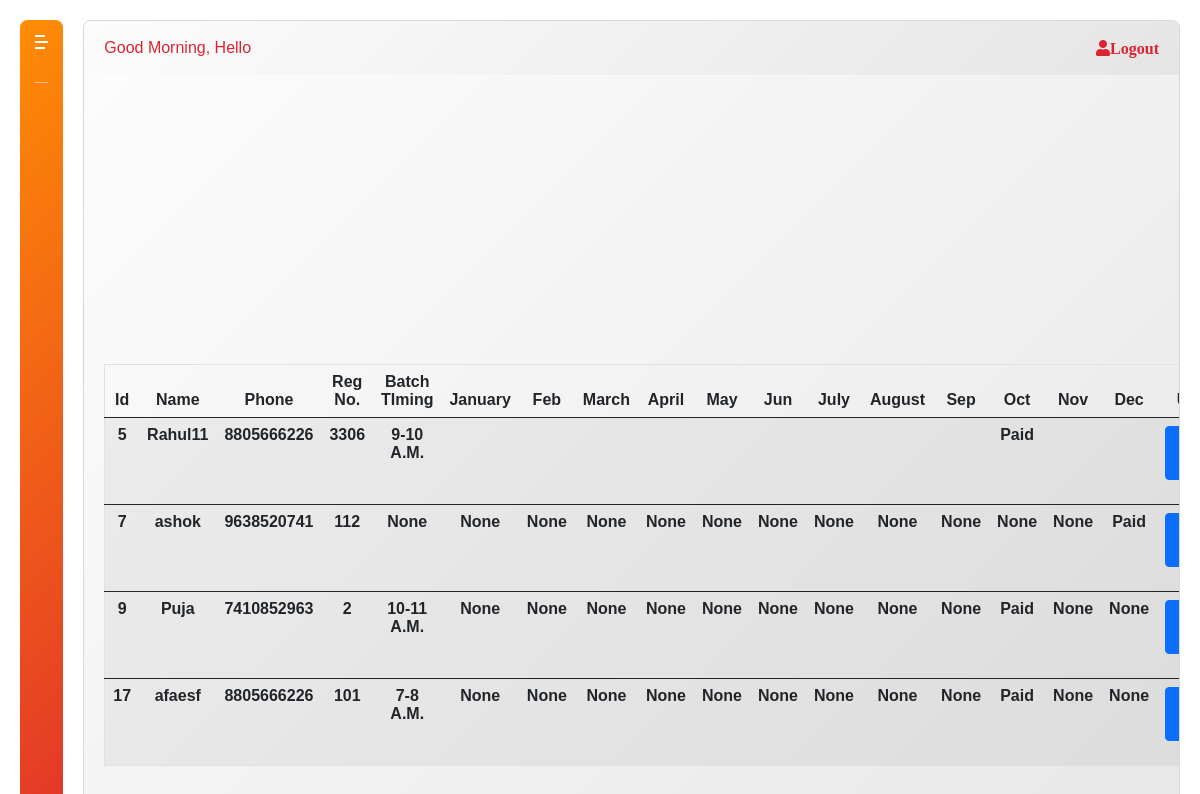
Page /saigym/cardDetailsShow/ on the committed database.
### saigym/models.py (models this page shows, shortened)
class Card(models.Model):
    user = models.ForeignKey(
        User, on_delete=models.CASCADE, default=True, related_name='card')
    name = models.CharField(max_length=50, default=" ", null=True, blank=True)
    phone = models.IntegerField(default=1)
    address = models.CharField(max_length=20, null=True, blank=True)
    admission = models.DateTimeField(auto_now_add=True, null=True)
    regno = models.IntegerField(default=1)
    select = models.CharField(max_length=20, null=True, blank=True)
    jan = models.CharField(max_length=10, null=True, blank=True)
    feb = models.CharField(max_length=10, null=True, blank=True)
    mar = models.CharField(max_length=10, null=True, blank=True)
    apr = models.CharField(max_length=10, null=True, blank=True)
    may = models.CharField(max_length=10, null=True, blank=True)
    jun = models.CharField(max_length=10, null=True, blank=True)
    july = models.CharField(max_length=10, null=True, blank=True)
    aug = models.CharField(max_length=10, null=True, blank=True)
    sept = models.CharField(max_length=10, null=True, blank=True)
    octt = models.CharField(max_length=10, null=True, blank=True)
    nov = models.CharField(max_length=10, null=True, blank=True)
    dec = models.CharField(max_length=10, null=True, blank=True)

### saigym/views.py (the view)
# urls.py: path("cardDetailsShow/", views.cardDetailsShow, name="cardDetailsShow"),
def cardDetailsShow(request):
    detils = Card.objects.all()
    return render(request, 'saigym/CardShow.html', {'Card': detils})

### saigym/templates/saigym/CardShow.html (shortened to what this page needs)
{% extends 'saigym/AdminLogin.html'%}
{% block dashboard %}
<head>
</head>
<div class="body">
    <table class="table table-striped" style="text-align: center; margin: auto;" border="1">
        <thead>
        <tr style="font-weight: bold;">
            <th scope="col">Id</th>
            <th scope="col">Name</th>
            <th scope="col">Phone</th>
            <th scope="col">Reg No.</th>
            <th scope="col">Batch TIming</th>
            <th scope="col">January</th>
            <th scope="col">Feb</th>
            <th scope="col">March</th>
            <th scope="col">April</th>
            <th scope="col">May</th>
            <th scope="col">Jun</th>
            <th scope="col">July</th>
            <th scope="col">August</th>
            <th scope="col">Sep</th>
            <th scope="col">Oct</th>
            <th scope="col">Nov</th>
            <th scope="col">Dec</th>
            <th scope="col">Update</th>
        </tr>
        </thead>
        <tbody>
            {% for disRes in Card %}
            <tr>
                <td>{{disRes.id}}</td>
                <td>{{disRes.name}}</td>
               <td>{{disRes.phone}}</td>
               <td>{{disRes.regno}}</td>
                <td>{{disRes.select}}</td>
                <td>{{disRes.jan}}</td>
                <td>{{disRes.feb}}</td>
                <td>{{disRes.mar}}</td>
                <td>{{disRes.apr}}</td>
                <td>{{disRes.may}}</td>
                <td>{{disRes.jun}}</td>
                <td>{{disRes.july}}</td>
                <td>{{disRes.aug}}</td>
                <td>{{disRes.sept}}</td>
                <td>{{disRes.octt}}</td>
                <td>{{disRes.nov}}</td>
                <td>{{disRes.dec}}</td>
                <td><a href="/admin/saigym/card/" target="_blank">
                    <button class="btn btn-primary"> Update</button>
                </a></td>
            </tr>
        </tbody>
            {% endfor %}
    </table>
</div>
{% endblock %}

### saigym/static/saigym/css/style1.css (style rules this page uses)
* { box-sizing: border-box; }
body { height: 100%; width: 100%; padding: 20px; margin: 0; display: flex; font-family: 'Assistant', sans-serif; }
.content .body { padding: 20px; display: flex; width: 100%; background: -webkit-linear-gradient(-45deg, rgba(0, 0, 0, 0.01) 0%, rgba(0, 0, 0, 0.1) 100%); height: 100%; }

### saigym/templates/saigym/CardShow.html (style rules this page uses)
tr, th { font-weight: bold; }

### rows in the picture
Card: id "5", name "Rahul11", phone "8805666226", regno "3306", select "9-10 A.M.", octt "Paid"
Card: id "7", name "ashok", phone "9638520741", regno "112", select "None", jan "None", feb "None", mar "None", apr "None", may "None", jun "None", july "None", aug "None", sept "None", octt "None", nov "None", dec "Paid"
Card: id "9", name "Puja", phone "7410852963", regno "2", select "10-11 A.M.", jan "None", feb "None", mar "None", apr "None", may "None", jun "None", july "None", aug "None", sept "None", octt "Paid", nov "None", dec "None"
Card: id "17", name "afaesf", phone "8805666226", regno "101", select "7-8 A.M.", jan "None", feb "None", mar "None", apr "None", may "None", jun "None", july "None", aug "None", sept "None", octt "Paid", nov "None", dec "None"
